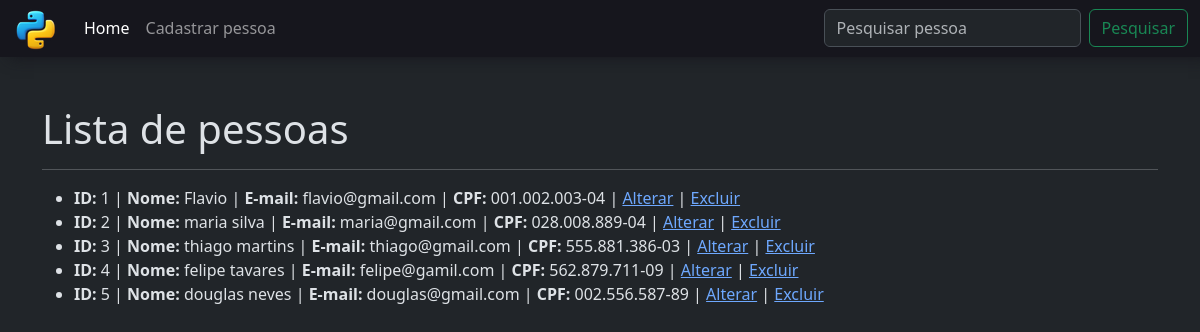
The app's page /crud_app/, older data.
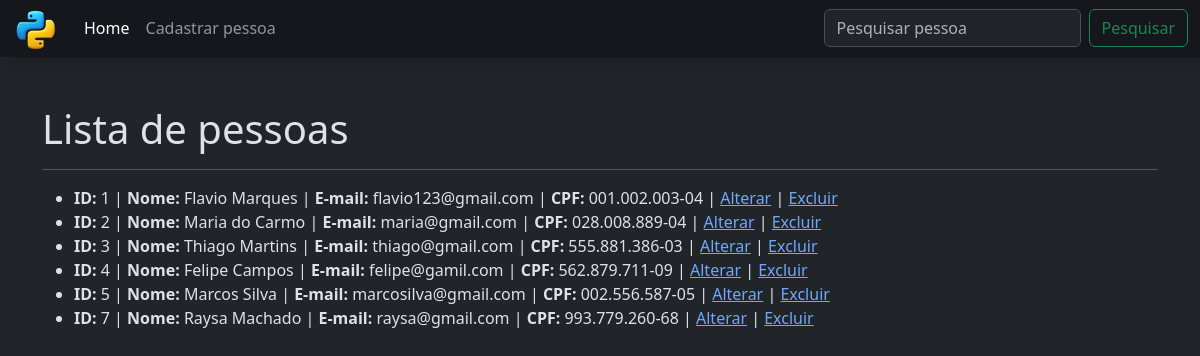
The same page, newer data.
### crud_app/models.py (models this page shows, shortened)
class Pessoa(models.Model):
    id_pessoa = models.AutoField(primary_key=True)
    nome = models.CharField(max_length=255, null=False, blank=False)
    email = models.EmailField(unique=True, null=False, blank=False)
    cpf = models.CharField(max_length=14, unique=True, null=True, blank=True)

### crud_app/views.py (the view)
# urls.py: path('', views.home, name='home'),
def home(request):
    pessoas = Pessoa.objects.all()
    return render(request, "home.html", {"pessoas":pessoas})

### crud_app/templates/home.html (shortened to what this page needs)
{% load static %}
<!doctype html>
<html lang="pt-br">
<head>
    <link href="https://cdn.jsdelivr.net/npm/bootstrap@5.3.8/dist/css/bootstrap.min.css" rel="stylesheet"
>
</head>
<body class="bg-dark" data-bs-theme="dark">
    <nav class="navbar navbar-expand-lg mb-5" data-bs-theme="dark" style="background-color: #16161d; box-shadow: 10px 0px 15px #16161d;">
        <div class="container-fluid">
            <a class="navbar-brand" href="#">
                <img src="{% static 'img/icone.png' %}" alt="Ícone" style="margin: -10px 0px;" />
            </a>
            <div class="collapse navbar-collapse" id="navbarSupportedContent">
                <ul class="navbar-nav me-auto mb-2 mb-lg-0">
                    <li class="nav-item">
                        <a class="nav-link active" aria-current="page" href="/crud_app/">Home</a>
                    </li>
                    <li class="nav-item">
                        <a class="nav-link" href="/crud_app/cadastro">Cadastrar pessoa</a>
                    </li>
                </ul>
                <form action="{% url 'buscar_pessoa' %}" method="GET" class="d-flex" role="search">
                    <input class="form-control me-2" type="search" placeholder="Pesquisar pessoa" aria-label="Search" name="buscar" />
                    <button class="btn btn-outline-success" type="submit">Pesquisar</button>
                </form>
            </div>
        </div>
    </nav>
    <div class="container">
        <h1>Lista de pessoas</h1>
        <hr>
        <ul>
            {% for pessoa in pessoas %}
                <li>
                    <b>ID: </b>{{ pessoa.id_pessoa }} |
                    <b>Nome: </b>{{ pessoa.nome }} |
                    <b>E-mail: </b>{{ pessoa.email }} |
                    <b>CPF: </b>{{ pessoa.cpf }} |
                    <a href="{% url 'alterar_pessoa' pessoa.id_pessoa %}">Alterar</a> |
                    <a href="{% url 'deletar_pessoa' pessoa.id_pessoa %}">Excluir</a>
                </li>
            {% empty %}
                <li>Nenhuma pessoa cadastrada</li>
            {% endfor %}
        </ul>
    </div>
</body>
</html>

Row changes from the older to the newer data that the page shows:
changed Pessoa id 1: nome "Flavio" → "Flavio Marques"; email "flavio@gmail.com" → "flavio123@gmail.com"
changed Pessoa "maria@gmail.com": nome "maria silva" → "Maria do Carmo"
changed Pessoa "thiago@gmail.com": nome "thiago martins" → "Thiago Martins"
changed Pessoa "felipe@gamil.com": nome "felipe tavares" → "Felipe Campos"
changed Pessoa id 5: nome "douglas neves" → "Marcos Silva"; email "douglas@gmail.com" → "marcosilva@gmail.com"; cpf "002.556.587-89" → "002.556.587-05"
added Pessoa: id_pessoa "7", nome "Raysa Machado", email "raysa@gmail.com", cpf "993.779.260-68"
